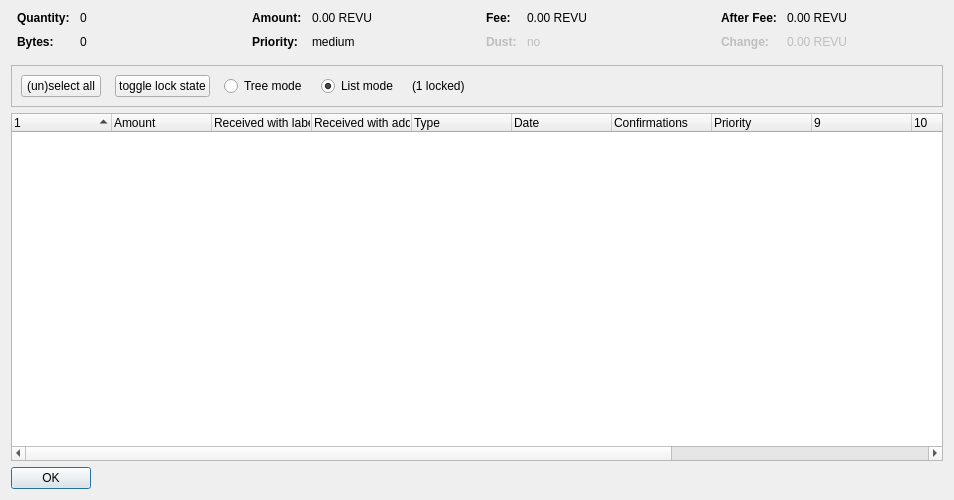
<?xml version="1.0" encoding="UTF-8"?>
<ui version="4.0">
 <class>CoinControlDialog</class>
 <widget class="QDialog" name="CoinControlDialog">
  <property name="geometry">
   <rect>
    <x>0</x>
    <y>0</y>
    <width>954</width>
    <height>500</height>
   </rect>
  </property>
  <property name="windowTitle">
   <string>Coin Selection</string>
  </property>
  <layout class="QVBoxLayout" name="verticalLayout">
   <item>
    <layout class="QHBoxLayout" name="horizontalLayoutTop" stretch="0,0,0,0">
     <property name="topMargin">
      <number>0</number>
     </property>
     <property name="bottomMargin">
      <number>10</number>
     </property>
     <item>
      <layout class="QFormLayout" name="formLayoutCoinControl1">
       <property name="horizontalSpacing">
        <number>10</number>
       </property>
       <property name="verticalSpacing">
        <number>10</number>
       </property>
       <property name="leftMargin">
        <number>6</number>
       </property>
       <property name="rightMargin">
        <number>6</number>
       </property>
       <item row="0" column="0">
        <widget class="QLabel" name="labelCoinControlQuantityText">
         <property name="font">
          <font>
           <weight>75</weight>
           <bold>true</bold>
          </font>
         </property>
         <property name="text">
          <string>Quantity:</string>
         </property>
        </widget>
       </item>
       <item row="0" column="1">
        <widget class="QLabel" name="labelCoinControlQuantity">
         <property name="cursor">
          <cursorShape>IBeamCursor</cursorShape>
         </property>
         <property name="contextMenuPolicy">
          <enum>Qt::ActionsContextMenu</enum>
         </property>
         <property name="text">
          <string notr="true">0</string>
         </property>
         <property name="textInteractionFlags">
          <set>Qt::LinksAccessibleByMouse|Qt::TextSelectableByKeyboard|Qt::TextSelectableByMouse</set>
         </property>
        </widget>
       </item>
       <item row="1" column="0">
        <widget class="QLabel" name="labelCoinControlBytesText">
         <property name="font">
          <font>
           <weight>75</weight>
           <bold>true</bold>
          </font>
         </property>
         <property name="text">
          <string>Bytes:</string>
         </property>
        </widget>
       </item>
       <item row="1" column="1">
        <widget class="QLabel" name="labelCoinControlBytes">
         <property name="cursor">
          <cursorShape>IBeamCursor</cursorShape>
         </property>
         <property name="contextMenuPolicy">
          <enum>Qt::ActionsContextMenu</enum>
         </property>
         <property name="text">
          <string notr="true">0</string>
         </property>
         <property name="textInteractionFlags">
          <set>Qt::LinksAccessibleByMouse|Qt::TextSelectableByKeyboard|Qt::TextSelectableByMouse</set>
         </property>
        </widget>
       </item>
      </layout>
     </item>
     <item>
      <layout class="QFormLayout" name="formLayoutCoinControl2">
       <property name="horizontalSpacing">
        <number>10</number>
       </property>
       <property name="verticalSpacing">
        <number>10</number>
       </property>
       <property name="leftMargin">
        <number>6</number>
       </property>
       <property name="rightMargin">
        <number>6</number>
       </property>
       <item row="0" column="0">
        <widget class="QLabel" name="labelCoinControlAmountText">
         <property name="font">
          <font>
           <weight>75</weight>
           <bold>true</bold>
          </font>
         </property>
         <property name="text">
          <string>Amount:</string>
         </property>
        </widget>
       </item>
       <item row="0" column="1">
        <widget class="QLabel" name="labelCoinControlAmount">
         <property name="cursor">
          <cursorShape>IBeamCursor</cursorShape>
         </property>
         <property name="contextMenuPolicy">
          <enum>Qt::ActionsContextMenu</enum>
         </property>
         <property name="text">
          <string notr="true">0.00 REVU</string>
         </property>
         <property name="textInteractionFlags">
          <set>Qt::LinksAccessibleByMouse|Qt::TextSelectableByKeyboard|Qt::TextSelectableByMouse</set>
         </property>
        </widget>
       </item>
       <item row="1" column="0">
        <widget class="QLabel" name="labelCoinControlPriorityText">
         <property name="font">
          <font>
           <weight>75</weight>
           <bold>true</bold>
          </font>
         </property>
         <property name="text">
          <string>Priority:</string>
         </property>
        </widget>
       </item>
       <item row="1" column="1">
        <widget class="QLabel" name="labelCoinControlPriority">
         <property name="cursor">
          <cursorShape>IBeamCursor</cursorShape>
         </property>
         <property name="contextMenuPolicy">
          <enum>Qt::ActionsContextMenu</enum>
         </property>
         <property name="text">
          <string>medium</string>
         </property>
         <property name="textInteractionFlags">
          <set>Qt::LinksAccessibleByMouse|Qt::TextSelectableByKeyboard|Qt::TextSelectableByMouse</set>
         </property>
        </widget>
       </item>
      </layout>
     </item>
     <item>
      <layout class="QFormLayout" name="formLayoutCoinControl3">
       <property name="horizontalSpacing">
        <number>10</number>
       </property>
       <property name="verticalSpacing">
        <number>10</number>
       </property>
       <property name="leftMargin">
        <number>6</number>
       </property>
       <property name="rightMargin">
        <number>6</number>
       </property>
       <item row="0" column="0">
        <widget class="QLabel" name="labelCoinControlFeeText">
         <property name="font">
          <font>
           <weight>75</weight>
           <bold>true</bold>
          </font>
         </property>
         <property name="text">
          <string>Fee:</string>
         </property>
        </widget>
       </item>
       <item row="0" column="1">
        <widget class="QLabel" name="labelCoinControlFee">
         <property name="cursor">
          <cursorShape>IBeamCursor</cursorShape>
         </property>
         <property name="contextMenuPolicy">
          <enum>Qt::ActionsContextMenu</enum>
         </property>
         <property name="text">
          <string notr="true">0.00 REVU</string>
         </property>
         <property name="textInteractionFlags">
          <set>Qt::LinksAccessibleByMouse|Qt::TextSelectableByKeyboard|Qt::TextSelectableByMouse</set>
         </property>
        </widget>
       </item>
       <item row="1" column="0">
        <widget class="QLabel" name="labelCoinControlLowOutputText">
         <property name="enabled">
          <bool>false</bool>
         </property>
         <property name="font">
          <font>
           <weight>75</weight>
           <bold>true</bold>
          </font>
         </property>
         <property name="text">
          <string>Dust:</string>
         </property>
        </widget>
       </item>
       <item row="1" column="1">
        <widget class="QLabel" name="labelCoinControlLowOutput">
         <property name="enabled">
          <bool>false</bool>
         </property>
         <property name="cursor">
          <cursorShape>IBeamCursor</cursorShape>
         </property>
         <property name="contextMenuPolicy">
          <enum>Qt::ActionsContextMenu</enum>
         </property>
         <property name="text">
          <string>no</string>
         </property>
         <property name="textInteractionFlags">
          <set>Qt::LinksAccessibleByMouse|Qt::TextSelectableByKeyboard|Qt::TextSelectableByMouse</set>
         </property>
        </widget>
       </item>
      </layout>
     </item>
     <item>
      <layout class="QFormLayout" name="formLayoutCoinControl4">
       <property name="horizontalSpacing">
        <number>10</number>
       </property>
       <property name="verticalSpacing">
        <number>10</number>
       </property>
       <property name="leftMargin">
        <number>6</number>
       </property>
       <property name="rightMargin">
        <number>6</number>
       </property>
       <item row="0" column="0">
        <widget class="QLabel" name="labelCoinControlAfterFeeText">
         <property name="font">
          <font>
           <weight>75</weight>
           <bold>true</bold>
          </font>
         </property>
         <property name="text">
          <string>After Fee:</string>
         </property>
        </widget>
       </item>
       <item row="0" column="1">
        <widget class="QLabel" name="labelCoinControlAfterFee">
         <property name="cursor">
          <cursorShape>IBeamCursor</cursorShape>
         </property>
         <property name="contextMenuPolicy">
          <enum>Qt::ActionsContextMenu</enum>
         </property>
         <property name="text">
          <string notr="true">0.00 REVU</string>
         </property>
         <property name="textInteractionFlags">
          <set>Qt::LinksAccessibleByMouse|Qt::TextSelectableByKeyboard|Qt::TextSelectableByMouse</set>
         </property>
        </widget>
       </item>
       <item row="1" column="0">
        <widget class="QLabel" name="labelCoinControlChangeText">
         <property name="enabled">
          <bool>false</bool>
         </property>
         <property name="font">
          <font>
           <weight>75</weight>
           <bold>true</bold>
          </font>
         </property>
         <property name="text">
          <string>Change:</string>
         </property>
        </widget>
       </item>
       <item row="1" column="1">
        <widget class="QLabel" name="labelCoinControlChange">
         <property name="enabled">
          <bool>false</bool>
         </property>
         <property name="cursor">
          <cursorShape>IBeamCursor</cursorShape>
         </property>
         <property name="contextMenuPolicy">
          <enum>Qt::ActionsContextMenu</enum>
         </property>
         <property name="text">
          <string notr="true">0.00 REVU</string>
         </property>
         <property name="textInteractionFlags">
          <set>Qt::LinksAccessibleByMouse|Qt::TextSelectableByKeyboard|Qt::TextSelectableByMouse</set>
         </property>
        </widget>
       </item>
      </layout>
     </item>
    </layout>
   </item>
   <item>
    <widget class="QFrame" name="frame">
     <property name="minimumSize">
      <size>
       <width>0</width>
       <height>40</height>
      </size>
     </property>
     <property name="frameShape">
      <enum>QFrame::StyledPanel</enum>
     </property>
     <property name="frameShadow">
      <enum>QFrame::Sunken</enum>
     </property>
     <layout class="QHBoxLayout" name="horizontalLayout">
      <item>
       <layout class="QHBoxLayout" name="horizontalLayoutPanel" stretch="0,0,0,0,0,0">
        <property name="spacing">
         <number>14</number>
        </property>
        <item>
         <widget class="QPushButton" name="pushButtonSelectAll">
          <property name="sizePolicy">
           <sizepolicy hsizetype="Maximum" vsizetype="Fixed">
            <horstretch>0</horstretch>
            <verstretch>0</verstretch>
           </sizepolicy>
          </property>
          <property name="text">
           <string>(un)select all</string>
          </property>
          <property name="autoDefault">
           <bool>false</bool>
          </property>
         </widget>
        </item>
        <item>
         <widget class="QPushButton" name="pushButtonToggleLock">
          <property name="sizePolicy">
           <sizepolicy hsizetype="Maximum" vsizetype="Fixed">
            <horstretch>0</horstretch>
            <verstretch>0</verstretch>
           </sizepolicy>
          </property>
          <property name="text">
           <string>toggle lock state</string>
          </property>
          <property name="autoDefault">
           <bool>false</bool>
          </property>
         </widget>
        </item>
        <item>
         <widget class="QRadioButton" name="radioTreeMode">
          <property name="sizePolicy">
           <sizepolicy hsizetype="Maximum" vsizetype="Fixed">
            <horstretch>0</horstretch>
            <verstretch>0</verstretch>
           </sizepolicy>
          </property>
          <property name="text">
           <string>Tree mode</string>
          </property>
         </widget>
        </item>
        <item>
         <widget class="QRadioButton" name="radioListMode">
          <property name="sizePolicy">
           <sizepolicy hsizetype="Maximum" vsizetype="Fixed">
            <horstretch>0</horstretch>
            <verstretch>0</verstretch>
           </sizepolicy>
          </property>
          <property name="text">
           <string>List mode</string>
          </property>
          <property name="checked">
           <bool>true</bool>
          </property>
         </widget>
        </item>
        <item>
         <widget class="QLabel" name="labelLocked">
          <property name="text">
           <string>(1 locked)</string>
          </property>
         </widget>
        </item>
        <item>
         <spacer name="horizontalSpacer">
          <property name="orientation">
           <enum>Qt::Horizontal</enum>
          </property>
          <property name="sizeHint" stdset="0">
           <size>
            <width>40</width>
            <height>20</height>
           </size>
          </property>
         </spacer>
        </item>
       </layout>
      </item>
     </layout>
    </widget>
   </item>
   <item>
    <widget class="CoinControlTreeWidget" name="treeWidget">
     <property name="contextMenuPolicy">
      <enum>Qt::CustomContextMenu</enum>
     </property>
     <property name="sortingEnabled">
      <bool>false</bool>
     </property>
     <property name="columnCount">
      <number>13</number>
     </property>
     <attribute name="headerShowSortIndicator" stdset="0">
      <bool>true</bool>
     </attribute>
     <attribute name="headerStretchLastSection">
      <bool>false</bool>
     </attribute>
     <column>
      <property name="text">
       <string/>
      </property>
     </column>
     <column>
      <property name="text">
       <string>Amount</string>
      </property>
     </column>
     <column>
      <property name="text">
       <string>Received with label</string>
      </property>
     </column>
     <column>
      <property name="text">
       <string>Received with address</string>
      </property>
     </column>
     <column>
      <property name="text">
	<string>Type</string>
      </property>
     </column>
     <column>
      <property name="text">	 
       <string>Date</string>
      </property>
     </column>
     <column>
      <property name="text">
       <string>Confirmations</string>
      </property>
      <property name="toolTip">
       <string>Confirmed</string>
      </property>
     </column>
     <column>
      <property name="text">
       <string>Priority</string>
      </property>
     </column>
     <column>
      <property name="text">
       <string/>
      </property>
     </column>
     <column>
      <property name="text">
       <string/>
      </property>
     </column>
     <column>
      <property name="text">
       <string/>
      </property>
     </column>
     <column>
      <property name="text">
       <string/>
      </property>
     </column>
     <column>
      <property name="text">
       <string/>
      </property>
     </column>
    </widget>
   </item>
   <item>
    <widget class="QDialogButtonBox" name="buttonBox">
     <property name="sizePolicy">
      <sizepolicy hsizetype="Maximum" vsizetype="Fixed">
       <horstretch>0</horstretch>
       <verstretch>0</verstretch>
      </sizepolicy>
     </property>
     <property name="orientation">
      <enum>Qt::Horizontal</enum>
     </property>
     <property name="standardButtons">
      <set>QDialogButtonBox::Ok</set>
     </property>
    </widget>
   </item>
  </layout>
 </widget>
 <customwidgets>
  <customwidget>
   <class>CoinControlTreeWidget</class>
   <extends>QTreeWidget</extends>
   <header>coincontroltreewidget.h</header>
  </customwidget>
 </customwidgets>
 <resources/>
 <connections/>
</ui>
